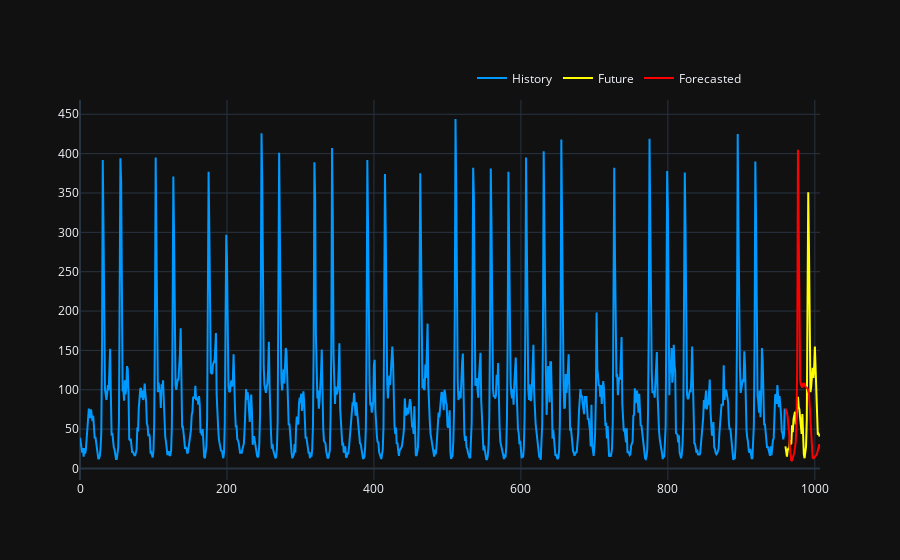
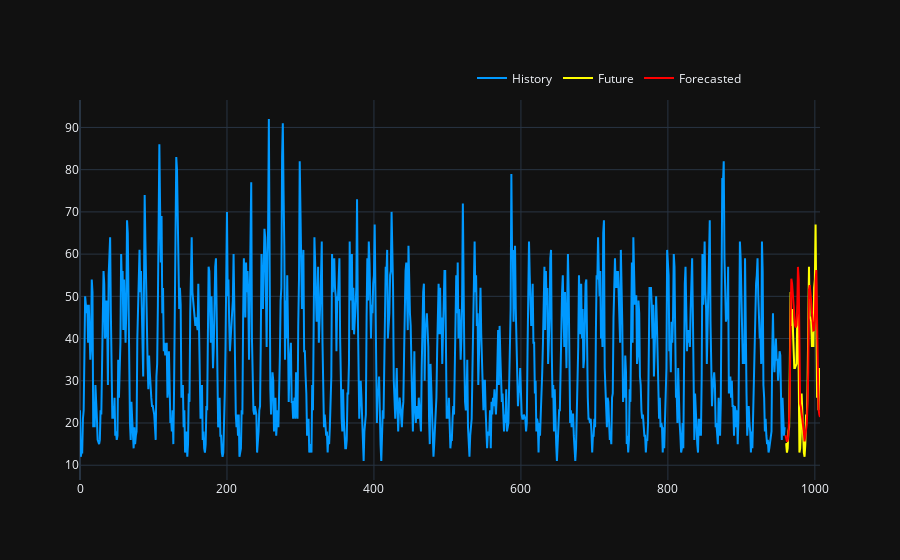
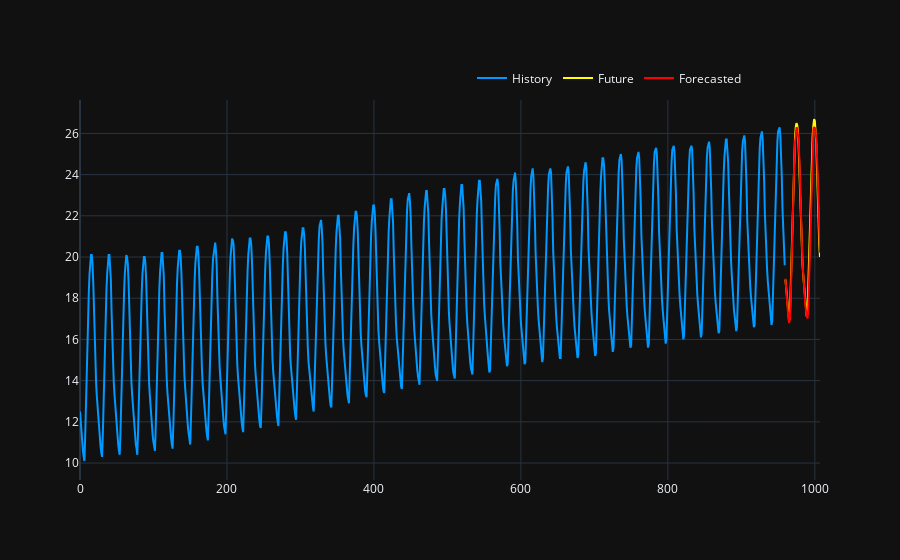

Write notebook code for charts like these, in order.
### Code cell
model_name = 'vanilla_transformer'

ERRORS = {model_name:get_error_dict(['Hourly'])}
np.random.seed(123)
for train_serie, test_serie, serie_id, fh, freq, serie_sp in m4_data.generate(30, random=True):
    input_len = 24*4
    fh = len(test_serie)
    exp = Experiment(
        {
            # Model
            'model': VanillaTransformer({'d_model': 16, 'block_size':input_len,'num_heads': 4, 'num_layers': 4,'dim_feedforward':128,'device':'cuda'}),
            # 'model': SimpleCNN(input_len, model_dim=64),
            'input_len':input_len,
            'forecast_horizon':fh,
            'feature_dim':1,
            # Data
            'frequency':serie_sp.lower(),
            'scaler':MinMaxScaler((-1,1)),
            'decompose': False, #detrend and de-sazonalize
            'freq':freq,
            # Others
            'device':'cuda',
            'verbose':False,
        })
    exp.set_dataset(linear_serie=train_serie, train=True)
    exp.set_dataset(linear_serie=test_serie)
    exp.train({
        'epochs':1024,
        'validate_freq':1,
        'lr':1e-3,#1e-5,
        'batch_size':512,
        'verbose':True,
    })
    
    last_train_values = train_serie[-input_len:]
    next_validation_values = test_serie[:fh]
    pred_y = exp.predict(last_train_values, fh)
    #
    exp.print_metrics(next_validation_values, pred_y[:fh])
    #+
    plot_predictions(train_serie, next_validation_values, pred_y)
    exp.train_history(offset=100)
    # Vanila TF
    ERRORS[model_name][serie_sp]['sMAPE'].append(smape(test_serie, pred_y))
    ERRORS[model_name][serie_sp]['MASE'].append(mase(train_serie[:-fh], test_serie, pred_y, freq))  

# print("---------FINAL RESULTS---------")
for model, err in ERRORS.items():
    print(f'Model : {model}')
    for sp, sp_err in err.items():
        print(f'  {sp}: ')
        print(f'    sMAPE: {np.mean(sp_err["sMAPE"])*100:.3f}')
        print(f'    MASE: {np.mean(sp_err["MASE"]):.3f}')

### Figure 1 — Plotly figure (JSON) as saved in the notebook; plotly's stock layout.template omitted (floating-point values rounded to 4 significant figures; data arrays with more than 128 entries replaced by an {"elided": "..."} marker saying what was removed)
{"data": [{"hovertemplate": "$%{y:.2f}", "line": {"color": "#0099ff"}, "mode": "lines", "name": "History", "type": "scatter", "x": {"elided": "960 int values"}, "y": {"elided": "960 int values"}}, {"hovertemplate": "$%{y:.2f}", "line": {"color": "yellow"}, "mode": "lines", "name": "Future", "type": "scatter", "x": [960, 961, 962, 963, 964, 965, 966, 967, 968, 969, 970, 971, 972, 973, 974, 975, 976, 977, 978, 979, 980, 981, 982, 983, 984, 985, 986, 987, 988, 989, 990, 991, 992, 993, 994, 995, 996, 997, 998, 999, 1000, 1001, 1002, 1003, 1004, 1005, 1006, 1007], "y": [28, 18, 15, 23, 26, 24, 36, 31, 32, 55, 46, 63, 69, 72, 56, 70, 80, 91, 78, 75, 64, 52, 44, 69, 25, 18, 13, 18, 28, 62, 185, 351, 279, 140, 97, 104, 120, 128, 115, 127, 155, 126, 97, 61, 43, 44, 42, 43]}, {"hovertemplate": "$%{y:.2f}", "line": {"color": "red"}, "mode": "lines", "name": "Forecasted", "type": "scatter", "x": [960, 961, 962, 963, 964, 965, 966, 967, 968, 969, 970, 971, 972, 973, 974, 975, 976, 977, 978, 979, 980, 981, 982, 983, 984, 985, 986, 987, 988, 989, 990, 991, 992, 993, 994, 995, 996, 997, 998, 999, 1000, 1001, 1002, 1003, 1004, 1005, 1006, 1007], "y": [75.9, 73.62, 71.28, 64.84, 55.44, 44.35, 25.4, 12.28, 9.484, 10.2, 13.03, 17.58, 19.98, 26.78, 34.23, 58.97, 135.1, 405.0, 318.5, 147.4, 112.8, 106.5, 104.2, 102.9, 107.5, 107.2, 107.7, 103.9, 102.6, 102.7, 101.6, 98.68, 95.36, 79.43, 57.98, 35.57, 20.48, 13.77, 12.93, 13.94, 14.34, 15.09, 17.04, 18.74, 21.8, 26.28, 30.86, 25.06]}], "layout": {"hovermode": "x unified", "legend": {"orientation": "h", "x": 0.9, "xanchor": "right", "y": 1.02, "yanchor": "bottom"}, "xaxis": {"rangeselector": {"font": {"color": "black"}}}, "yaxis": {"fixedrange": true}}}

### Figure 2 — Plotly figure (JSON) as saved in the notebook; plotly's stock layout.template omitted (floating-point values rounded to 4 significant figures; data arrays with more than 128 entries replaced by an {"elided": "..."} marker saying what was removed)
{"data": [{"hovertemplate": "$%{y:.2f}", "line": {"color": "#0099ff"}, "mode": "lines", "name": "History", "type": "scatter", "x": {"elided": "960 int values"}, "y": {"elided": "960 int values"}}, {"hovertemplate": "$%{y:.2f}", "line": {"color": "yellow"}, "mode": "lines", "name": "Future", "type": "scatter", "x": [960, 961, 962, 963, 964, 965, 966, 967, 968, 969, 970, 971, 972, 973, 974, 975, 976, 977, 978, 979, 980, 981, 982, 983, 984, 985, 986, 987, 988, 989, 990, 991, 992, 993, 994, 995, 996, 997, 998, 999, 1000, 1001, 1002, 1003, 1004, 1005, 1006, 1007], "y": [15, 15, 13, 14, 18, 19, 35, 51, 43, 47, 43, 36, 33, 33, 34, 34, 44, 48, 32, 13, 14, 18, 27, 22, 14, 13, 12, 15, 22, 21, 28, 48, 57, 45, 45, 44, 38, 40, 38, 52, 54, 67, 48, 26, 30, 23, 33, 29]}, {"hovertemplate": "$%{y:.2f}", "line": {"color": "red"}, "mode": "lines", "name": "Forecasted", "type": "scatter", "x": [960, 961, 962, 963, 964, 965, 966, 967, 968, 969, 970, 971, 972, 973, 974, 975, 976, 977, 978, 979, 980, 981, 982, 983, 984, 985, 986, 987, 988, 989, 990, 991, 992, 993, 994, 995, 996, 997, 998, 999, 1000, 1001, 1002, 1003, 1004, 1005, 1006, 1007], "y": [17.08, 15.94, 15.64, 15.81, 17.16, 21.35, 28.87, 45.83, 54.18, 53.03, 50.48, 47.69, 44.91, 43.21, 42.66, 43.11, 46.47, 56.96, 54.09, 34.57, 24.55, 23.78, 22.62, 21.3, 19.35, 17.86, 15.65, 17.03, 18.57, 19.72, 24.37, 32.09, 51.56, 52.67, 50.85, 48.73, 46.19, 43.47, 41.91, 41.99, 44.12, 53.65, 56.23, 44.68, 26.6, 23.45, 22.06, 21.44]}], "layout": {"hovermode": "x unified", "legend": {"orientation": "h", "x": 0.9, "xanchor": "right", "y": 1.02, "yanchor": "bottom"}, "xaxis": {"rangeselector": {"font": {"color": "black"}}}, "yaxis": {"fixedrange": true}}}

### Figure 3 — Plotly figure (JSON) as saved in the notebook; plotly's stock layout.template omitted (floating-point values rounded to 4 significant figures; data arrays with more than 128 entries replaced by an {"elided": "..."} marker saying what was removed)
{"data": [{"hovertemplate": "$%{y:.2f}", "line": {"color": "#0099ff"}, "mode": "lines", "name": "History", "type": "scatter", "x": {"elided": "960 int values"}, "y": {"elided": "960 float values"}}, {"hovertemplate": "$%{y:.2f}", "line": {"color": "yellow"}, "mode": "lines", "name": "Future", "type": "scatter", "x": [960, 961, 962, 963, 964, 965, 966, 967, 968, 969, 970, 971, 972, 973, 974, 975, 976, 977, 978, 979, 980, 981, 982, 983, 984, 985, 986, 987, 988, 989, 990, 991, 992, 993, 994, 995, 996, 997, 998, 999, 1000, 1001, 1002, 1003, 1004, 1005, 1006, 1007], "y": [18.9, 18.4, 18, 17.6, 17.2, 16.9, 17.1, 18.4, 20, 21.6, 22.8, 24, 24.9, 25.8, 26.3, 26.5, 26.4, 26.1, 25.3, 24.1, 22.4, 21.3, 20.4, 19.8, 19.2, 18.7, 18.2, 17.9, 17.5, 17.1, 17.3, 18.7, 20.2, 21.7, 23, 24.2, 25.1, 25.9, 26.4, 26.7, 26.6, 26.2, 25.5, 24.2, 22.6, 21.5, 20.6, 20]}, {"hovertemplate": "$%{y:.2f}", "line": {"color": "red"}, "mode": "lines", "name": "Forecasted", "type": "scatter", "x": [960, 961, 962, 963, 964, 965, 966, 967, 968, 969, 970, 971, 972, 973, 974, 975, 976, 977, 978, 979, 980, 981, 982, 983, 984, 985, 986, 987, 988, 989, 990, 991, 992, 993, 994, 995, 996, 997, 998, 999, 1000, 1001, 1002, 1003, 1004, 1005, 1006, 1007], "y": [18.95, 18.36, 17.92, 17.45, 17.02, 16.79, 17.01, 17.8, 19.35, 21.06, 22.62, 23.78, 24.69, 25.56, 25.99, 26.29, 26.25, 26.03, 25.6, 24.73, 23.11, 21.6, 20.54, 19.87, 19.28, 18.64, 18.17, 17.71, 17.37, 17.06, 17.01, 17.41, 18.73, 20.29, 21.86, 23.32, 24.44, 25.49, 26.19, 26.31, 26.26, 26.08, 25.72, 24.85, 23.48, 21.95, 21.02, 20.21]}], "layout": {"hovermode": "x unified", "legend": {"orientation": "h", "x": 0.9, "xanchor": "right", "y": 1.02, "yanchor": "bottom"}, "xaxis": {"rangeselector": {"font": {"color": "black"}}}, "yaxis": {"fixedrange": true}}}
